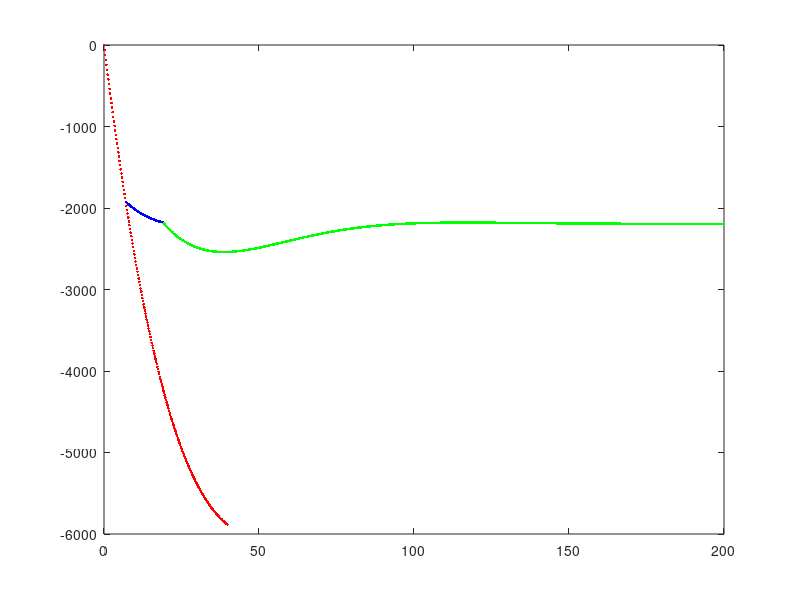

The MATLAB source for this figure: (Note: this script raises an error after producing the figure.)
% This matlab script plots the analytic solution to Buck's 2016 SDR paper 
% with updated gap and sediment infill after SDRs
% Tian 2017 April

clc
clear all
close all

% Initialization
L = 200000;             %[m] total length 
N = 1001;               % number of node points
dx = L / (N - 1);       %[m] distance between node points
x = linspace(0, L, N);  %[m] initialize the x array
w = zeros(1, N);        %[m] analytic solution to deflection w(x)
dw = zeros(1, N);       %[m] analytic solution to deflection dw(x)
%wn = zeros(1, N);       %[m] numerical solution to deflection

% Analytic solution
Hd = 5000;              %[m] height of the dike
Te = 5000;              %[m] effective plate thickness
g = 10;                 %[m/s^2] gravitational acceleration
rho_d = 3000;           %[kg/m^3] density of the solidified dike
rho_f = 2800;           %[kg/m^3] density of the fluid dike
delta_rho_d = rho_d - rho_f;
rho_i_sdr = 2800;           %[kg/m^3] density of the SDR infill
rho_i_gap = 1000;           %[kg/m^3] density of the gap(water) infill
rho_i_sedi = 2400;           %[kg/m^3] density of the sediment infill
rho_c = 3000;           %[kg/m^3] density of the underlying lower crust or mantle
delta_rho_c_sdr = rho_c - rho_i_sdr;
delta_rho_c_gap = rho_c - rho_i_gap;
delta_rho_c_sedi = rho_c - rho_i_sedi;

E = 5 * 10^10;          %[Pa] Young's modulus
mu = 0.25;              % Poisson's ratio
D = (E * Te^3) / (12 * (1 - mu^2)); %[N*m] Flexural rigidity
alpha_sdr = (4 * D / (delta_rho_c_sdr * g))^0.25;%[m] Flexural wavelength sdr
alpha_gap = (4 * D / (delta_rho_c_gap * g))^0.25;%[m] Flexural wavelength sdr
alpha_sedi = (4 * D / (delta_rho_c_sedi * g))^0.25;%[m] Flexural wavelength sdr

dV_0 = dx * g * Hd * delta_rho_d; %[N/m] volcanic line load due to denser dike

w_0_sdr = Hd * (delta_rho_d / delta_rho_c_sdr); %
w_0_gap = Hd * (delta_rho_d / delta_rho_c_gap); %
w_0_sedi = Hd * (delta_rho_d / delta_rho_c_sedi); %

dw_0_sdr = 2 * dV_0 / (alpha_sdr * g * delta_rho_c_sdr);
dw_0_gap = 2 * dV_0 / (alpha_gap * g * delta_rho_c_gap);
dw_0_sedi = 2 * dV_0 / (alpha_sedi * g * delta_rho_c_sedi);

%w = w_0 * exp(- x / alpha) .* (sin(x/alpha) - cos(x/alpha)) + w_0; %(eq.3)
%dw = dw_0 * exp(-x/alpha) .* cos(x/alpha); % (eq.1)
x_sdr = 7000;
x_gap = 12000;
%x_gap = 0;
x_sedi = 52000;

w_sdr_end = w_0_sdr * (exp(- x_sdr / alpha_sdr) .* (sin(x_sdr/alpha_sdr)...
    - cos(x_sdr/alpha_sdr)) + 1);
w_gap_end = w_0_gap * (exp(- (x_sdr + x_gap) / alpha_gap) .* ...
    (sin((x_sdr + x_gap)/alpha_gap)- cos((x_sdr + x_gap)/alpha_gap)) -...
    exp(- x_sdr / alpha_gap) .* (sin(x_sdr/alpha_gap)...
    - cos(x_sdr/alpha_gap)));
%{
w_os = w_0_sedi * (exp(- x / alpha_sedi) .* ...
    (sin(x/alpha_sedi)- cos(x/alpha_sedi)) -...
    exp(- (x_sdr + x_gap) / alpha_sedi) .* ...
    (sin((x_sdr + x_gap)/alpha_sedi)- cos((x_sdr + x_gap)/alpha_sedi)));
%}

w_sdr = w_0_sdr * (exp(- x / alpha_sdr) .* (sin(x/alpha_sdr)...
    - cos(x/alpha_sdr)) + 1);
w_gap = w_0_gap * (exp(- (x) / alpha_gap) .* ...
    (sin((x)/alpha_gap)- cos((x)/alpha_gap)) -...
    exp(- x_sdr / alpha_gap) .* (sin(x_sdr/alpha_gap)...
    - cos(x_sdr/alpha_gap)));
w_os = w_0_sedi * (exp(- x / alpha_sedi) .* ...
    (sin(x/alpha_sedi)- cos(x/alpha_sedi)) -...
    exp(- (x_sdr + x_gap) / alpha_sedi) .* ...
    (sin((x_sdr + x_gap)/alpha_sedi)- cos((x_sdr + x_gap)/alpha_sedi)));

%w = w_sdr + w_gap + w_os;
% Plotting the boundary between dike and SDRs/sediments
figure
flag_sdr = (x <= x_sdr);
%plot(x(find(flag_sdr,1):find(flag_sdr,1,'last'))/1000,...
%    -w_sdr(find(flag_sdr, 1):find(flag_sdr,1,'last')), 'r.');
plot(x(find(flag_sdr,1):200)/1000,...
    -w_sdr(find(flag_sdr, 1):200), 'r.');
hold on;
flag_gap = ((x<=(x_sdr+x_gap)) .* (x>x_sdr));
plot(x(find(flag_gap, 1):find(flag_gap, 1, 'last'))/1000,...
   -(w_sdr_end+w_gap(find(flag_gap,1):find(flag_gap, 1, 'last' ))), 'b.');
hold on;
flag_sedi = (x > (x_sdr + x_gap));
plot(x(find(flag_sedi,1):find(flag_sedi, 1, 'last' ))/1000, ...
    -(w_sdr_end+w_gap_end...
    +w_os(find(flag_sedi,1):find(flag_sedi,1,'last'))), 'g.');
hold on;
%axis([0 L/1000/2 -6000 1000])

% Plot sediments reflectors

analytic_plot(Hd, delta_rho_c_sedi, delta_rho_d, x...
    , alpha_sedi, L, x_sedi)

%{
% equation 4 with first SDR, then GAP, last SEDIMENTS
sdr_lava = w_0_sdr * (exp(- (x-x_gap-x_sedi) / alpha_sdr) .* ...
    (sin((x-x_gap-x_sedi)/alpha_sdr) - cos((x-x_gap-x_sedi)/alpha_sdr)) - ...
    exp(- (x-x_gap-x_sedi-x_sdr) / alpha_sdr) .* ...
    (sin((x-x_gap-x_sedi-x_sdr)/alpha_sdr) ...
    - cos((x-x_gap-x_sedi-x_sdr)/alpha_sdr)));
sdr_gap = w_0_gap * (exp(- (x-x_sedi) / alpha_gap) .* ...
    (sin((x-x_sedi)/alpha_gap) - cos((x-x_sedi)/alpha_gap)) - ...
    exp(- (x-x_gap-x_sedi) / alpha_gap) .* ...
    (sin((x-x_gap-x_sedi)/alpha_gap) ...
    - cos((x-x_gap-x_sedi)/alpha_gap)));
sdr_sedi = w_0_sedi * (exp(- (x) / alpha_sedi) .* ...
    (sin((x)/alpha_sedi) - cos((x)/alpha_sedi)) - ...
    exp(- (x-x_sedi) / alpha_sedi) .* ...
    (sin((x-x_sedi)/alpha_sedi) ...
    - cos((x-x_sedi)/alpha_sedi)));

sdrs = sdr_lava + sdr_gap + sdr_sedi;
plot(x(floor((x_sdr+x_sedi+x_gap)/200000*N)+1:N)/1000, ...
    -sdrs(floor((x_sdr+x_sedi+x_gap)/200000*N)+1:N), 'r');
hold on;

sdrs = sdr_lava + sdr_gap;
plot(x(floor((x_sdr+x_gap)/200000*N)+1:N)/1000, ...
    -sdrs(floor((x_sdr+x_gap)/200000*N)+1:N), 'g');
%}



% plotting individual reflector

%SDR+gap+sedi
analytic_plot_sedi_gap(w_0_sdr, w_0_gap, w_0_sedi, ...
    x_sdr, x_gap, x_sedi, alpha_sdr, alpha_gap, alpha_sedi, x, N, 'g');
% Comparison with only continuous lava infill, namely SDR only
x_0 = x_sdr+x_sedi+x_gap;
w = w_0_sdr * (exp(- x / alpha_sdr) .* (sin(x/alpha_sdr) - cos(x/alpha_sdr))...
        - exp(- (x - x_0)/ alpha_sdr) .* (sin((x - x_0)/alpha_sdr) - ...
        cos((x - x_0)/alpha_sdr)));
%plot(x(floor(x_0/200000*N)+1:N)/1000, -w(floor(x_0/200000*N)+1:N), 'r+');
hold on;
%SDR+gap
x_sedi = 0;
analytic_plot_sedi_gap(w_0_sdr, w_0_gap, w_0_sedi, ...
    x_sdr, x_gap, x_sedi, alpha_sdr, alpha_gap, alpha_sedi, x, N, 'b+');
% Comparison with only continuous lava infill, namely SDR only
x_0 = x_sdr+x_sedi+x_gap;
w = w_0_sdr * (exp(- x / alpha_sdr) .* (sin(x/alpha_sdr) - cos(x/alpha_sdr))...
        - exp(- (x - x_0)/ alpha_sdr) .* (sin((x - x_0)/alpha_sdr) - ...
        cos((x - x_0)/alpha_sdr)));
plot(x(floor(x_0/200000*N)+1:N)/1000, -w(floor(x_0/200000*N)+1:N), 'r.');
hold on;
%SDR only
x_sedi = 0;
x_gap = 0;
analytic_plot_sedi_gap(w_0_sdr, w_0_gap, w_0_sedi, ...
    x_sdr, x_gap, x_sedi, alpha_sdr, alpha_gap, alpha_sedi, x, N, 'r');
% Comparison with only continuous lava infill, namely SDR only
x_0 = x_sdr+x_sedi+x_gap;
w = w_0_sdr * (exp(- x / alpha_sdr) .* (sin(x/alpha_sdr) - cos(x/alpha_sdr))...
        - exp(- (x - x_0)/ alpha_sdr) .* (sin((x - x_0)/alpha_sdr) - ...
        cos((x - x_0)/alpha_sdr)));
plot(x(floor(x_0/200000*N)+1:N)/1000, -w(floor(x_0/200000*N)+1:N), 'r.');
hold on;

%SDR only
x_sedi = 0;
x_gap = 32000;
analytic_plot_sedi_gap(w_0_sdr, w_0_gap, w_0_sedi, ...
    x_sdr, x_gap, x_sedi, alpha_sdr, alpha_gap, alpha_sedi, x, N, 'r');
% Comparison with only continuous lava infill, namely SDR only
x_0 = x_sdr+x_sedi+x_gap;
w = w_0_sdr * (exp(- x / alpha_sdr) .* (sin(x/alpha_sdr) - cos(x/alpha_sdr))...
        - exp(- (x - x_0)/ alpha_sdr) .* (sin((x - x_0)/alpha_sdr) - ...
        cos((x - x_0)/alpha_sdr)));
plot(x(floor(x_0/200000*N)+1:N)/1000, -w(floor(x_0/200000*N)+1:N), 'r.');
hold on;



%{
for i = 0:1:10
    x_0 = i * 5000;
    w = w_0_sdr * (exp(- x / alpha_sdr) .* (sin(x/alpha_sdr) - cos(x/alpha_sdr))...
        - exp(- (x - x_0)/ alpha_sdr) .* (sin((x - x_0)/alpha_sdr) - ...
        cos((x - x_0)/alpha_sdr)));
    plot(x(floor(x_0/200000*N)+1:N)/1000, -w(floor(x_0/200000*N)+1:N), 'r+');
    hold on
end
hold on;

analytic_plot(Hd, delta_rho_c_sdr, delta_rho_d, x, alpha_sdr, L);
%}




xlabel('distance from the axis [km]','Fontsize',26');
ylabel('deflection [m]','Fontsize',26');
%title('analytical solutions to SDR surfaces (eq3 and eq4 of Buck2016)'...
%    ,'Fontsize',26');
set(gca,'Fontsize',26','Linewidth',2)
%axis([0 L/1000 -8000 1000])


%{
% Finite difference solution to D * d4w/dx4 + q(x) = 0
% Implicit solution L * W  = R
% L are the corresponding coefficients of w(i-2 ~ i+2)
% W are all the w
% R are the right hand side which are the extra loads


% Lava sea or not
index_lava = 1;
% index_lava = 1 means lava sea where:
                        % q(x) = (rho_i - rho_c) * g * w(x) for any w(x)
% index_lava = 2 means:
                        % q(x) = (rho_i - rho_c) * g at w(x) < 0
                        % q(x) = - rho_c * g at w(x) >= 0
%if (index_lava = 1)

%broken plate
% setup the L matrix (coefficients of w)
% D/dx^4 * (w(i+2) - 4*w(i+1) + 6*w(i) - 4*w(i-1) + w(i-2)) + ...
% delta_rho_c * g * w(i) = 0
% Setup the L matrix
num_i = N;  
num_j = N - 4;
L = zeros(N, N);
%{
coef_i_minus_2 = D / dx^4;               % coefficient for w(i-2) (j == i)
coef_i_minus_1 = -4 * D / dx^4;          % coefficient for w(i-1) (i = j+1)
coef_i = 6 * D / dx^4 + delta_rho_c * g; % coeeficient for w(i)   (i = j+2)
coef_i_plus_1 = -4 * D / dx^4;           % coefficient for w(i+1) (i = j+3)
coef_i_plus_2 = D / dx^4;                % coefficient for w(i+2) (i = j+4)
%}
coef_i_minus_2 = 1;                         % coefficient for w(i-2) (j == i)
coef_i_minus_1 = -4;                        % coefficient for w(i-1) (i = j+1)
coef_i = 6 + delta_rho_c * g / (D / dx^4);  % coeeficient for w(i)   (i = j+2)
coef_i_plus_1 = -4;                         % coefficient for w(i+1) (i = j+3)
coef_i_plus_2 = 1;                          % coefficient for w(i+2) (i = j+4)

for j = 1:1:num_j
    for i = 1:1:num_i
        if(i == j)
           L(j,i) = coef_i_minus_2;
        elseif(i==j+1)
            L(j,i) = coef_i_minus_1;
        elseif(i==j+2)
            L(j,i) = coef_i;
        elseif(i==j+3)
            L(j,i) = coef_i_plus_1;
        elseif(i==j+4)
            L(j,i) = coef_i_plus_2;
        end
    end
end
%spy(L) % use spy function to show the sparse pattern of matrix L


% Setup the R matrix (N-5+1+4, 1)  % THe added 4 is for 4 BCs

    R = zeros(N-5+1+4, 1);


% Boundary conditions
index_broken = 1; % if index_broken = 1, then it is calculating broken plate
                  % if index_broken != 1, it is for continuous plate

% BC1 approximate line load due to denser dike at the center 
% R(1) = -dV_0 / 2 / (D / dx^4);
% Rather than applying on the RHS of the first equation, we use BCs of 
% V = dV_0 at x = 0

if (index_broken == 1)
    % The remaining four BCs can be added to the L and R matrices
    % The row number of the four BCs is random and interchangeable
    % BC1&2 w(inf) = 0; w'(inf) = 0
    % wn(N) = 0;
    L(num_j+1,num_i) = 1;
    % w'(inf) = 0;
    % wn(N-1) = wn(N);
    L(num_j+2,num_i) = 1;
    L(num_j+2,num_i-1) = -1;
    % BC3 M = 0 at x = 0  --> d2w/dx2|(x=0) = 0
    % d2w/dx2 = (wn(i+1) - 2wn(i) + wn(i-1)) / (dx)^2;
    % M = -D * d2w/dx2 = -D * (wn(i+1) - 2wn(i) + wn(i-1)) / (dx)^2;
    L(num_j+3, 1) = 1;
    L(num_j+3, 2) = -2;
    L(num_j+3, 3) = 1;
    % BC4 V = dM/dx = -D * d3w/dx3 = V_0/2 = dV_0 at x = 0
    % d3w/dx3|(i-0.5) = (d2w/dx2|i - d2w/dx2|i-1) / dx
    %               = (wn(i+1) -3*wn(i)+3*wn(i-1)-wn(i-2)) / (dx)^3
    % -D * (-wn(1) + 3 * wn(2) - 3 * wn(3) + wn(4)) / dx^3;
    L(num_j+4, 1) = -1;
    L(num_j+4, 2) = 3;
    L(num_j+4, 3) = -3;         
    L(num_j+4, 4) = 1;
    R(num_j+4,1) = dV_0 / (-D/dx^3); % value at the RHS
    
else % Continuous plate (index_broken != 1)
    
   % BC2&3 w(inf) = 0; w'(inf) = 0
    %wn(N) = 0;
    L(num_j+1,num_i) = 1;
    %wn(N-1) = wn(N);
    L(num_j+2,num_i) = 1;
    L(num_j+2,num_i-1) = -1;
    % BC4 wn' = 0 at x = 0
    % wn(1) = wn(2);
    L(num_j+3, 1) = 1;
    L(num_j+3, 2) = -1;

    % BC5 V = 0 at x = 0
    %wn(4) = wn(1) - 3 * wn(2) + 3 * wn(3);
    L(num_j+4, 1) = -1;
    L(num_j+4, 2) = 3;
    L(num_j+4, 3) = -3;
    L(num_j+4, 4) = 1;
end

%elseif (index_lava = 2) % q(x) = (rho_i - rho_c) * g at w(x) < 0
                        % q(x) = - rho_c * g at w(x) >= 0



% Use backslash solver "\" to get W
wn = L\R;
%figure

if (index_lava == 2)
    L = distributed_q( L,N,wn,g,dx,rho_c,delta_rho_c, D); 
end

wn = L\R;


%Analytic solution and numerical solution
figure

subplot(2,1,1)
plot(x(1:20:N)/1000, -dw(1:20:N),'bo','Markersize', 12);
hold on;
plot(x/1000, wn,'k');
hold on
plot(x/1000, 0);
xlabel('distance from the axis [km]','Fontsize',26');
ylabel('deflection [m]','Fontsize',26');
title('(equation 1) dw(x) numerical and analytical solutions comparison'...
    ,'Fontsize',26');
legend('analytic', 'implicit FDM');
set(gca,'Fontsize',26','Linewidth',3)

subplot(2,1,2)
plot(x/1000, abs(wn+dw'), 'r');
set(gca,'Fontsize',26','Linewidth',3)
ylabel('absolute error','Fontsize',26');
xlabel('distance from the axis [km]','Fontsize',26');
title('absolute error of wn-dw');

%}

   










